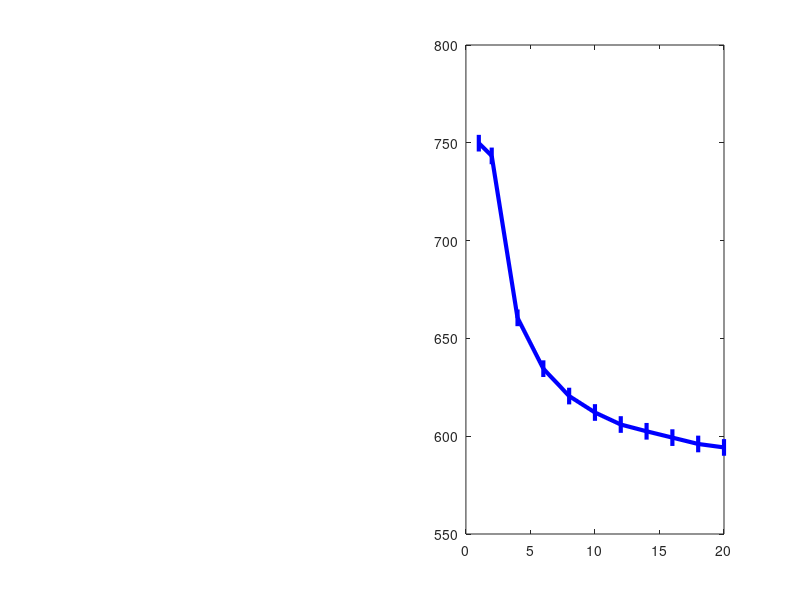

This figure's MATLAB source: (Note: this script raises an error after producing the figure.)
total1= [831.3145, 746.0318, 625.4864, 563.82475, 529.65096, 505.5986833333334, 489.90111428571436, 477.37777500000004, 467.2760555555556, 459.1091, 453.02130909090914, 448.6695583333333, 443.7261615384615, 441.1858428571428, 438.18744666666663, 434.99145, 432.35140588235294, 429.74676666666664, 428.15234736842103, 426.61061499999994]
pow1= [0.3965, 0.3559, 0.3530333333333333, 0.3368, 0.34092, 0.33315, 0.3367142857142857, 0.33209999999999995, 0.3322555555555555, 0.33131999999999995, 0.33246363636363635, 0.33512499999999995, 0.33133846153846147, 0.33472142857142856, 0.33303333333333335, 0.33290625, 0.3329294117647059, 0.3321277777777778, 0.33328421052631585, 0.33409000000000005]
total2= [716.4279, 761.8455, 754.3296999999999, 748.9294749999999, 750.8944399999999, 749.3082666666666, 747.9019857142856, 745.9506999999999, 746.4460111111109, 746.0085799999999, 745.4640090909089, 744.5456749999998, 745.5629769230768, 745.8485642857141, 745.6017133333332, 745.14168125, 744.2459470588235, 742.8780499999999, 742.2462894736841, 742.7073949999999]
pow2= [0.2896, 0.31115000000000004, 0.3055333333333334, 0.30317500000000003, 0.30208, 0.3013166666666667, 0.30081428571428576, 0.30095000000000005, 0.3010555555555556, 0.30113, 0.3011909090909091, 0.3011416666666667, 0.3010846153846154, 0.3010285714285715, 0.3009266666666667, 0.3008875, 0.30079411764705877, 0.30069999999999997, 0.300578947368421, 0.30040999999999995]
total3= [701.6783, 722.03225, 687.4010666666667, 668.7670499999999, 657.00528, 648.67665, 643.7915142857142, 638.2486375, 633.4386222222222, 631.24216, 627.6168545454545, 624.7019583333333, 622.4268846153847, 620.5060214285714, 619.15204, 617.6972499999999, 616.7217470588234, 615.4513888888888, 614.4578210526315, 613.4761499999998]
pow3= [0.3224, 0.3332, 0.31773333333333337, 0.309325, 0.30372000000000005, 0.2999333333333334, 0.2969285714285715, 0.29438749999999997, 0.2922555555555555, 0.29058999999999996, 0.2890454545454545, 0.28783333333333333, 0.2868307692307692, 0.2859857142857143, 0.2853266666666666, 0.28473125, 0.2843117647058823, 0.28380555555555553, 0.2833842105263158, 0.282995]

t = [749.8069, 743.3031833333334, 689.0723888888889, 660.5070916666666, 645.8502266666666, 634.5278666666667, 627.1982047619048, 620.5257041666665, 615.7202296296296, 612.1199466666666, 608.7007242424241, 605.9723972222222, 603.905341025641, 602.5134761904761, 600.9803999999999, 599.27679375, 597.7730333333333, 596.0254018518517, 594.9521526315789, 594.26472]
e = [0.3361666666666667, 0.3334166666666667, 0.3254333333333334, 0.31643333333333334, 0.3155733333333333, 0.3114666666666667, 0.3114857142857143, 0.3091458333333333, 0.3085222222222222, 0.30767999999999995, 0.30756666666666665, 0.3080333333333333, 0.3064179487179487, 0.3072452380952381, 0.3064288888888889, 0.306175, 0.30601176470588237, 0.30554444444444445, 0.30574912280701755, 0.30583166666666667]

t=[749.8069, 743.3031833333334, 660.5070916666666, 634.5278666666667, 620.5257041666665, 612.1199466666666, 605.9723972222222, 602.5134761904761, 599.27679375, 596.0254018518517, 594.26472]
e=[0.3361666666666667, 0.3334166666666667, 0.31643333333333334, 0.3114666666666667, 0.3091458333333333, 0.30767999999999995, 0.3080333333333333, 0.3072452380952381, 0.306175, 0.30554444444444445, 0.30583166666666667]
i=[1, 2, 4, 6, 8, 10, 12, 14, 16, 18, 20]


x2 =1:1:20

subplot(1,2,2)
plot(i, t, '-|b', 'LineWidth',3, 'MarkerSize',12)
hold on
yline((831.3145 + 716.4279 +701.6783)/3,'-r', 'LineWidth',3)
hold on
yline(583,'--', 'LineWidth',3)
title("(b)")
ylabel("E2E Latency (ms)")
xlabel("Optimization Epochs")
xlim([1, 20])
ylim([550, 780])
legend("P", "R", 'fontsize',18, 'Interpreter', "latex")


grid on
box on
set(gca,'fontname','times') 
ax = gca; 
ax.FontSize = 18; 


subplot(1,2,1)
plot(i, e, '-|b', 'LineWidth',3, 'MarkerSize',12)
hold on
yline(0.336, '-r', 'LineWidth',3)
title("(a)")
ylabel("Energy Consumption (J)")
xlabel("Optimization Epochs")
xlim([1, 20])
%ylim([0.28, 0.35])
legend("P", "R", 'fontsize',18, 'Interpreter', "latex")

grid on
box on
set(gca,'fontname','times') 
ax = gca; 
ax.FontSize = 18; 

set(gcf,'Position',[500 300 800 347])
